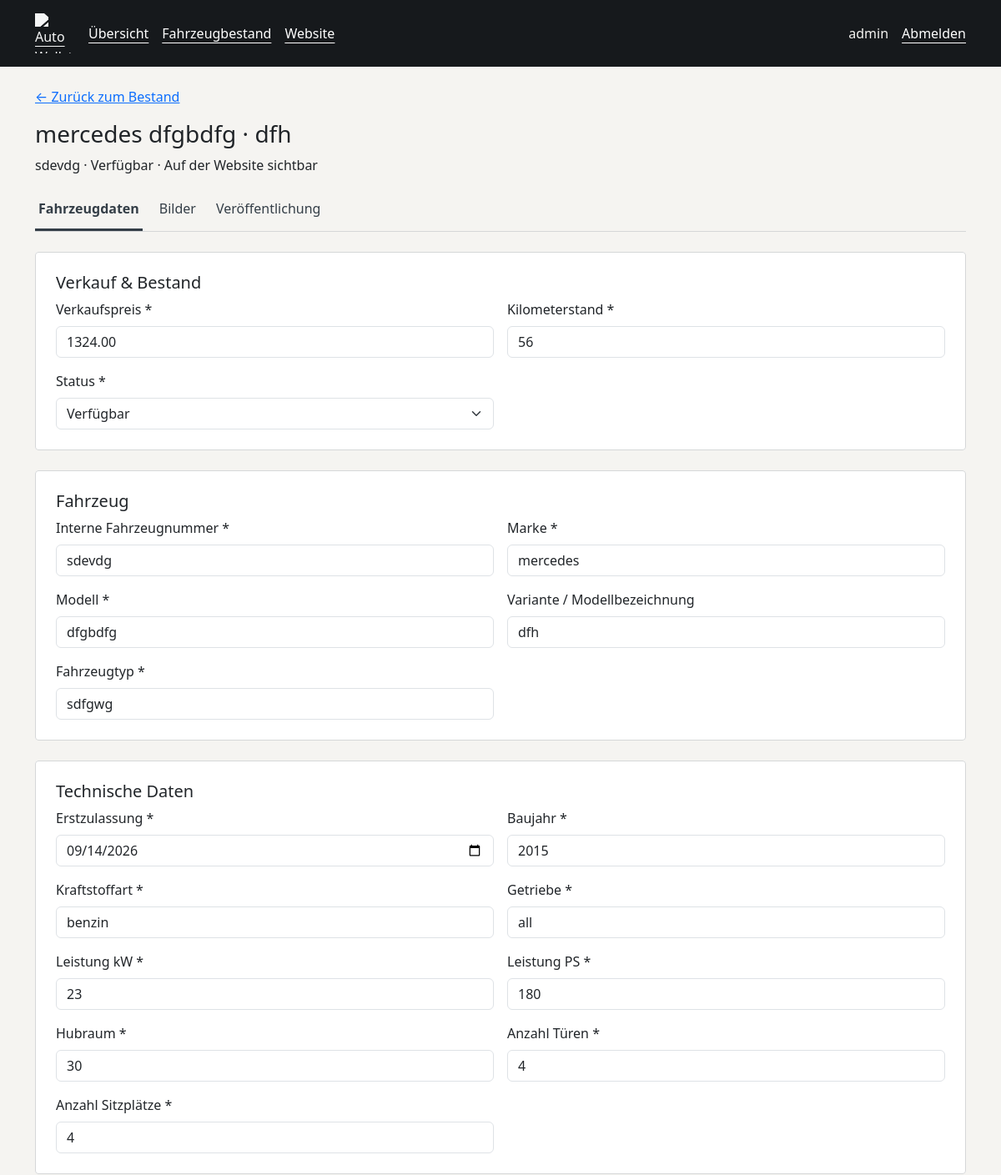
Before: /verwaltung/fahrzeuge/1/bearbeiten/ (signed in, upper part) with the older database file.
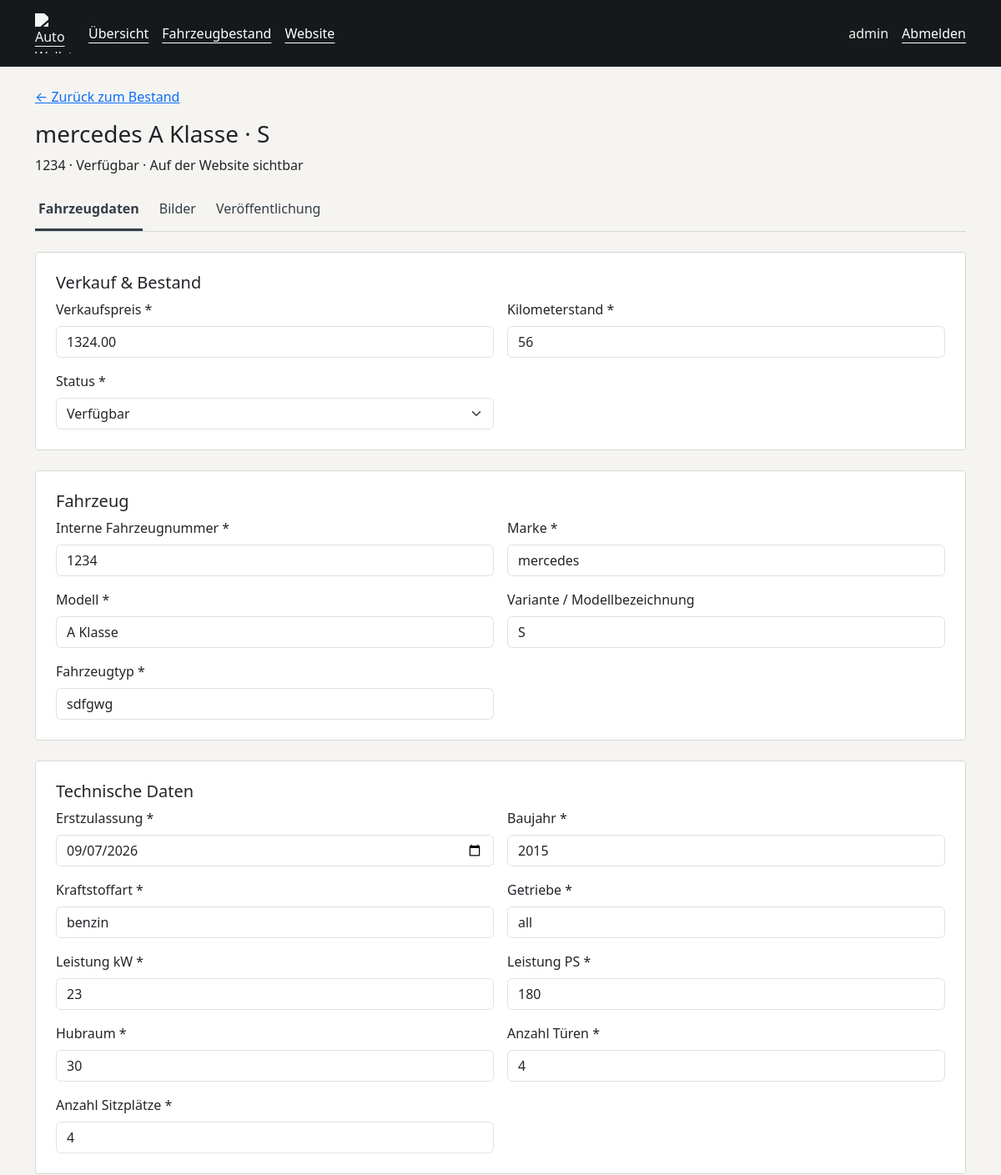
After: the same page with the newer database file.
### vehicles/models.py (models this page shows, shortened)
class Vehicle(models.Model):
    internal_number = models.CharField(max_length=50, unique=True, verbose_name="Interne Fahrzeugnummer")
    brand = models.CharField(max_length=100, verbose_name="Marke")
    model = models.CharField(max_length=120, verbose_name="Modell")
    variant = models.CharField(max_length=150, blank=True, verbose_name="Variante / Modellbezeichnung")
    vehicle_type = models.CharField(max_length=80, verbose_name="Fahrzeugtyp")
    first_registration = models.DateField(verbose_name="Erstzulassung")
    year = models.PositiveIntegerField(verbose_name="Baujahr")
    mileage = models.PositiveIntegerField(verbose_name="Kilometerstand")
    fuel_type = models.CharField(max_length=60, verbose_name="Kraftstoffart")
    transmission = models.CharField(max_length=50, verbose_name="Getriebe")
    power_kw = models.PositiveIntegerField(verbose_name="Leistung kW")
    power_ps = models.PositiveIntegerField(verbose_name="Leistung PS")
    engine_capacity = models.PositiveIntegerField(verbose_name="Hubraum")
    doors = models.PositiveIntegerField(verbose_name="Anzahl Türen")
    seats = models.PositiveIntegerField(verbose_name="Anzahl Sitzplätze")
    exterior_color = models.CharField(max_length=80, verbose_name="Außenfarbe")
    interior_equipment = models.CharField(max_length=200, blank=True, verbose_name="Innenausstattung")
    vin = models.CharField(max_length=50, blank=True, verbose_name="FIN / Fahrgestellnummer")
    previous_owners = models.PositiveIntegerField(default=0, verbose_name="Anzahl Vorbesitzer")
    hu_valid_until = models.DateField(blank=True, null=True, verbose_name="HU gültig bis")
    purchase_price = models.DecimalField(max_digits=12, decimal_places=2, verbose_name="Einkaufspreis")
    sale_price = models.DecimalField(max_digits=12, decimal_places=2, verbose_name="Verkaufspreis")
    description = models.TextField(blank=True, verbose_name="Beschreibung")
    equipment = models.TextField(blank=True, verbose_name="Ausstattung")
    status = models.CharField(
        max_length=30,
        choices=VehicleStatus.choices,
        default=VehicleStatus.IN_PREPARATION,
        verbose_name="Status",
    )
    is_published = models.BooleanField(default=False, verbose_name="Veröffentlicht")
    public_visible = models.BooleanField(default=False, verbose_name="Öffentlich sichtbar")
    created_at = models.DateTimeField(default=timezone.now, verbose_name="Datum der Aufnahme")
    updated_at = models.DateTimeField(auto_now=True, verbose_name="Datum der letzten Änderung")
    class Meta:
        ordering = ["-updated_at"]
        verbose_name = "Fahrzeug"
        verbose_name_plural = "Fahrzeuge"
    @property
    def is_publicly_listed(self) -> bool:
        return self.is_published and self.public_visible and self.status == VehicleStatus.AVAILABLE

### vehicles/views.py (the view)
# urls.py: path("fahrzeuge/<int:pk>/bearbeiten/", canonical_redirect, {"route_name": "vehicle_update"}),
@login_required(login_url="login")
@permission_required(('vehicles.view_vehicle', 'vehicles.change_vehicle'), raise_exception=True)
def vehicle_update(request, pk):
    vehicle = get_object_or_404(Vehicle, pk=pk)
    form = VehicleForm(request.POST or None, instance=vehicle)
    if request.method == "POST" and form.is_valid():
        form.save()
        messages.success(request, "Fahrzeug wurde erfolgreich bearbeitet.")
        return redirect("vehicle_update", pk=vehicle.pk)
    return render(request, "admin/vehicle_form.html", {"form": form, "vehicle": vehicle, "title": "Fahrzeug bearbeiten", "active_section": "data", "has_images": vehicle.images.exists()})

### vehicles/forms.py (called while the page is built)
    def field_groups(self):
        groups = [
            ("Verkauf & Bestand", ["sale_price", "mileage", "status"]),
            ("Fahrzeug", ["internal_number", "brand", "model", "variant", "vehicle_type"]),
            ("Technische Daten", ["first_registration", "year", "fuel_type", "transmission", "power_kw", "power_ps", "engine_capacity", "doors", "seats"]),
            ("Zustand & Ausstattung", ["exterior_color", "interior_equipment", "previous_owners", "hu_valid_until", "equipment", "description"]),
            ("Interne Angaben", ["purchase_price", "vin"]),
        ]
        return [(title, [self[name] for name in names]) for title, names in groups]

### templates/admin/vehicle_form.html (shortened to what this page needs)
{% extends "admin/base.html" %}
{% block content %}
<div class="container py-4">
    {% include 'admin/vehicle_header.html' %}
    <form method="post" novalidate data-unsaved-form{% if form.errors %} data-unsaved-errors{% endif %}>
        {% for title, fields in form.field_groups %}
            <fieldset class="card p-4 mb-4">
                <legend class="h5">{{ title }}</legend>
                <div class="row g-3">
                    {% for field in fields %}
                        <div class="{% if field.name == 'description' or field.name == 'equipment' %}col-12{% else %}col-md-6{% endif %}">
                            <label for="{{ field.id_for_label }}" class="form-label">{{ field.label }}{% if field.field.required %} *{% endif %}</label>
                            {{ field }}
                        </div>
                    {% endfor %}
                </div>
            </fieldset>
        {% endfor %}
    </form>
</div>
{% endblock %}

### templates/admin/vehicle_header.html
<header class="vehicle-workspace-header">
    <a href="{% url 'management_vehicles' %}">← Zurück zum Bestand</a>
    {% if vehicle %}
        <h1 class="h3 mt-3 mb-2">{{ vehicle.brand }} {{ vehicle.model }}{% if vehicle.variant %} · {{ vehicle.variant }}{% endif %}</h1>
        <p>{{ vehicle.internal_number }} · {{ vehicle.get_status_display }} · {% if vehicle.is_publicly_listed %}Auf der Website sichtbar{% else %}Nicht auf der Website sichtbar{% endif %}</p>
        <nav class="vehicle-sections" aria-label="Fahrzeug bearbeiten">
            <a href="{% url 'vehicle_update' vehicle.pk %}"{% if active_section == 'data' %} aria-current="page"{% endif %}>Fahrzeugdaten</a>
            <a href="{% url 'vehicle_images' vehicle.pk %}"{% if active_section == 'images' %} aria-current="page"{% endif %}>Bilder</a>
            <a href="{% url 'vehicle_publication' vehicle.pk %}"{% if active_section == 'publication' %} aria-current="page"{% endif %}>Veröffentlichung</a>
        </nav>
    {% else %}
        <h1 class="h3 mt-3">Neues Fahrzeug</h1>
        <p>Erfassen Sie die Fahrzeugdaten. Nach dem Anlegen können Sie Bilder hinzufügen und das Fahrzeug für die Website freigeben.</p>
    {% endif %}
</header>

Changed rows visible on the page:
changed Vehicle "mercedes": model "dfgbdfg" → "A Klasse"; variant "dfh" → "S"; internal_number "sdevdg" → "1234"; first_registration "09/14/2026" → "09/07/2026"
